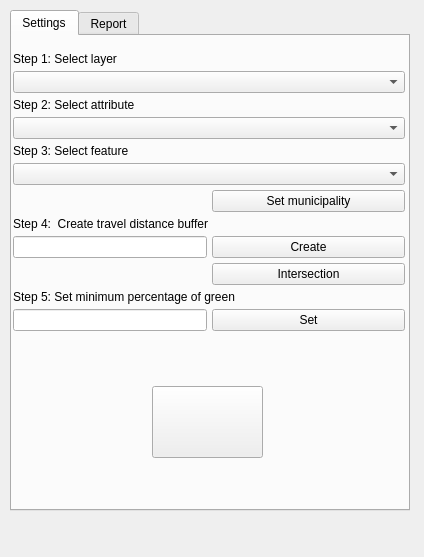
<?xml version="1.0" encoding="UTF-8"?>
<ui version="4.0">
 <class>GreenSpaceDockWidgetBase</class>
 <widget class="QDockWidget" name="GreenSpaceDockWidgetBase">
  <property name="geometry">
   <rect>
    <x>0</x>
    <y>0</y>
    <width>424</width>
    <height>557</height>
   </rect>
  </property>
  <property name="sizePolicy">
   <sizepolicy hsizetype="MinimumExpanding" vsizetype="Preferred">
    <horstretch>0</horstretch>
    <verstretch>0</verstretch>
   </sizepolicy>
  </property>
  <property name="minimumSize">
   <size>
    <width>424</width>
    <height>83</height>
   </size>
  </property>
  <property name="baseSize">
   <size>
    <width>400</width>
    <height>0</height>
   </size>
  </property>
  <property name="windowTitle">
   <string>Green Space planning tool</string>
  </property>
  <widget class="QWidget" name="dockWidgetContents">
   <property name="sizePolicy">
    <sizepolicy hsizetype="Expanding" vsizetype="Preferred">
     <horstretch>0</horstretch>
     <verstretch>0</verstretch>
    </sizepolicy>
   </property>
   <widget class="QTabWidget" name="tabWidget">
    <property name="geometry">
     <rect>
      <x>10</x>
      <y>10</y>
      <width>400</width>
      <height>501</height>
     </rect>
    </property>
    <property name="sizePolicy">
     <sizepolicy hsizetype="Expanding" vsizetype="Expanding">
      <horstretch>0</horstretch>
      <verstretch>0</verstretch>
     </sizepolicy>
    </property>
    <property name="minimumSize">
     <size>
      <width>400</width>
      <height>0</height>
     </size>
    </property>
    <property name="maximumSize">
     <size>
      <width>2000</width>
      <height>2000</height>
     </size>
    </property>
    <property name="baseSize">
     <size>
      <width>400</width>
      <height>0</height>
     </size>
    </property>
    <property name="tabShape">
     <enum>QTabWidget::Rounded</enum>
    </property>
    <property name="currentIndex">
     <number>0</number>
    </property>
    <widget class="QWidget" name="settingsTab">
     <attribute name="title">
      <string>Settings</string>
     </attribute>
     <widget class="QWidget" name="gridLayoutWidget">
      <property name="geometry">
       <rect>
        <x>0</x>
        <y>10</y>
        <width>394</width>
        <height>291</height>
       </rect>
      </property>
      <layout class="QGridLayout" name="settingsGrid">
       <property name="spacing">
        <number>10</number>
       </property>
       <item row="0" column="0">
        <layout class="QGridLayout" name="gridLayout_2">
         <property name="leftMargin">
          <number>1</number>
         </property>
         <property name="rightMargin">
          <number>1</number>
         </property>
         <property name="spacing">
          <number>5</number>
         </property>
         <item row="12" column="1">
          <widget class="QPushButton" name="makeIntersectionButton">
           <property name="text">
            <string>Intersection</string>
           </property>
          </widget>
         </item>
         <item row="11" column="1">
          <widget class="QPushButton" name="bufferPushButton">
           <property name="sizePolicy">
            <sizepolicy hsizetype="Expanding" vsizetype="Fixed">
             <horstretch>0</horstretch>
             <verstretch>0</verstretch>
            </sizepolicy>
           </property>
           <property name="text">
            <string>Create</string>
           </property>
          </widget>
         </item>
         <item row="14" column="0">
          <widget class="QLineEdit" name="percentageLineEdit"/>
         </item>
         <item row="7" column="0" colspan="2">
          <widget class="QLabel" name="bufferLabel">
           <property name="enabled">
            <bool>true</bool>
           </property>
           <property name="sizePolicy">
            <sizepolicy hsizetype="Expanding" vsizetype="Fixed">
             <horstretch>0</horstretch>
             <verstretch>0</verstretch>
            </sizepolicy>
           </property>
           <property name="text">
            <string>Step 4:  Create travel distance buffer</string>
           </property>
          </widget>
         </item>
         <item row="1" column="0" colspan="2">
          <widget class="QComboBox" name="selectLayerCombo">
           <property name="sizePolicy">
            <sizepolicy hsizetype="Expanding" vsizetype="Fixed">
             <horstretch>0</horstretch>
             <verstretch>0</verstretch>
            </sizepolicy>
           </property>
           <property name="insertPolicy">
            <enum>QComboBox::InsertAtBottom</enum>
           </property>
          </widget>
         </item>
         <item row="14" column="1">
          <widget class="QPushButton" name="percentagePushButton">
           <property name="sizePolicy">
            <sizepolicy hsizetype="Expanding" vsizetype="Fixed">
             <horstretch>0</horstretch>
             <verstretch>0</verstretch>
            </sizepolicy>
           </property>
           <property name="text">
            <string>Set</string>
           </property>
          </widget>
         </item>
         <item row="3" column="0" colspan="2">
          <widget class="QComboBox" name="selectAttributeCombo">
           <property name="sizePolicy">
            <sizepolicy hsizetype="Expanding" vsizetype="Fixed">
             <horstretch>0</horstretch>
             <verstretch>0</verstretch>
            </sizepolicy>
           </property>
           <property name="insertPolicy">
            <enum>QComboBox::InsertAtBottom</enum>
           </property>
          </widget>
         </item>
         <item row="11" column="0">
          <widget class="QLineEdit" name="bufferLineEdit"/>
         </item>
         <item row="0" column="0" colspan="2">
          <widget class="QLabel" name="boundaryLabel">
           <property name="enabled">
            <bool>true</bool>
           </property>
           <property name="sizePolicy">
            <sizepolicy hsizetype="Expanding" vsizetype="Fixed">
             <horstretch>0</horstretch>
             <verstretch>0</verstretch>
            </sizepolicy>
           </property>
           <property name="text">
            <string>Step 1: Select layer</string>
           </property>
          </widget>
         </item>
         <item row="4" column="0">
          <widget class="QLabel" name="boundaryLabel_3">
           <property name="enabled">
            <bool>true</bool>
           </property>
           <property name="sizePolicy">
            <sizepolicy hsizetype="Expanding" vsizetype="Fixed">
             <horstretch>0</horstretch>
             <verstretch>0</verstretch>
            </sizepolicy>
           </property>
           <property name="text">
            <string>Step 3: Select feature</string>
           </property>
          </widget>
         </item>
         <item row="2" column="0" colspan="2">
          <widget class="QLabel" name="boundaryLabel_2">
           <property name="enabled">
            <bool>true</bool>
           </property>
           <property name="sizePolicy">
            <sizepolicy hsizetype="Expanding" vsizetype="Fixed">
             <horstretch>0</horstretch>
             <verstretch>0</verstretch>
            </sizepolicy>
           </property>
           <property name="text">
            <string>Step 2: Select attribute</string>
           </property>
          </widget>
         </item>
         <item row="5" column="0" colspan="2">
          <widget class="QComboBox" name="selectFeatureCombo">
           <property name="sizePolicy">
            <sizepolicy hsizetype="Expanding" vsizetype="Fixed">
             <horstretch>0</horstretch>
             <verstretch>0</verstretch>
            </sizepolicy>
           </property>
           <property name="insertPolicy">
            <enum>QComboBox::InsertAtBottom</enum>
           </property>
          </widget>
         </item>
         <item row="13" column="0" colspan="2">
          <widget class="QLabel" name="percentagLabel">
           <property name="enabled">
            <bool>true</bool>
           </property>
           <property name="sizePolicy">
            <sizepolicy hsizetype="Expanding" vsizetype="Fixed">
             <horstretch>0</horstretch>
             <verstretch>0</verstretch>
            </sizepolicy>
           </property>
           <property name="text">
            <string>Step 5: Set minimum percentage of green</string>
           </property>
          </widget>
         </item>
         <item row="6" column="1">
          <widget class="QPushButton" name="clipButton">
           <property name="text">
            <string>Set municipality</string>
           </property>
          </widget>
         </item>
        </layout>
       </item>
      </layout>
     </widget>
     <widget class="QPushButton" name="startPushButton">
      <property name="geometry">
       <rect>
        <x>140</x>
        <y>350</y>
        <width>111</width>
        <height>72</height>
       </rect>
      </property>
      <property name="text">
       <string/>
      </property>
      <property name="iconSize">
       <size>
        <width>64</width>
        <height>64</height>
       </size>
      </property>
     </widget>
    </widget>
    <widget class="QWidget" name="Output">
     <attribute name="title">
      <string>Report</string>
     </attribute>
     <layout class="QGridLayout" name="gridLayout">
      <item row="4" column="0">
       <widget class="QLabel" name="statisticsLabel">
        <property name="text">
         <string>Attribute Summary:</string>
        </property>
       </widget>
      </item>
      <item row="2" column="0">
       <widget class="QLabel" name="reportLabel">
        <property name="text">
         <string>Layer Report:</string>
        </property>
       </widget>
      </item>
      <item row="0" column="1">
       <widget class="QPushButton" name="saveMapPathButton">
        <property name="text">
         <string>...</string>
        </property>
       </widget>
      </item>
      <item row="0" column="0">
       <widget class="QLineEdit" name="saveMapPathEdit"/>
      </item>
      <item row="3" column="0" colspan="2">
       <widget class="QListWidget" name="reportList"/>
      </item>
      <item row="5" column="0" colspan="2">
       <widget class="QTableWidget" name="statisticsTable"/>
      </item>
      <item row="6" column="1">
       <widget class="QPushButton" name="saveStatisticsButton">
        <property name="text">
         <string>Save Summary</string>
        </property>
       </widget>
      </item>
      <item row="1" column="1">
       <widget class="QPushButton" name="saveMapButton">
        <property name="text">
         <string>Save Map</string>
        </property>
       </widget>
      </item>
     </layout>
    </widget>
   </widget>
  </widget>
 </widget>
 <resources/>
 <connections/>
</ui>
